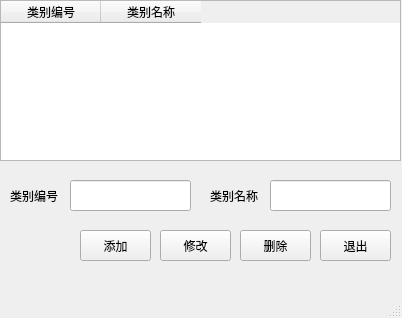
<?xml version="1.0" encoding="UTF-8"?>
<ui version="4.0">
 <class>MainWindow</class>
 <widget class="QMainWindow" name="MainWindow">
  <property name="geometry">
   <rect>
    <x>0</x>
    <y>0</y>
    <width>402</width>
    <height>318</height>
   </rect>
  </property>
  <property name="windowTitle">
   <string>考试类别设置</string>
  </property>
  <property name="windowIcon">
   <iconset>
    <normaloff>../image/favicon.ico</normaloff>../image/favicon.ico</iconset>
  </property>
  <widget class="QWidget" name="centralwidget">
   <widget class="QTableWidget" name="tableWidget">
    <property name="geometry">
     <rect>
      <x>0</x>
      <y>0</y>
      <width>401</width>
      <height>161</height>
     </rect>
    </property>
    <column>
     <property name="text">
      <string>类别编号</string>
     </property>
    </column>
    <column>
     <property name="text">
      <string>类别名称</string>
     </property>
    </column>
   </widget>
   <widget class="QLabel" name="label">
    <property name="geometry">
     <rect>
      <x>10</x>
      <y>180</y>
      <width>61</width>
      <height>31</height>
     </rect>
    </property>
    <property name="text">
     <string>类别编号</string>
    </property>
   </widget>
   <widget class="QLineEdit" name="lineEdit">
    <property name="geometry">
     <rect>
      <x>70</x>
      <y>180</y>
      <width>121</width>
      <height>31</height>
     </rect>
    </property>
   </widget>
   <widget class="QLabel" name="label_2">
    <property name="geometry">
     <rect>
      <x>210</x>
      <y>180</y>
      <width>61</width>
      <height>31</height>
     </rect>
    </property>
    <property name="text">
     <string>类别名称</string>
    </property>
   </widget>
   <widget class="QLineEdit" name="lineEdit_2">
    <property name="geometry">
     <rect>
      <x>270</x>
      <y>180</y>
      <width>121</width>
      <height>31</height>
     </rect>
    </property>
   </widget>
   <widget class="QPushButton" name="pushButton">
    <property name="geometry">
     <rect>
      <x>80</x>
      <y>230</y>
      <width>71</width>
      <height>31</height>
     </rect>
    </property>
    <property name="text">
     <string>添加</string>
    </property>
   </widget>
   <widget class="QPushButton" name="pushButton_2">
    <property name="geometry">
     <rect>
      <x>160</x>
      <y>230</y>
      <width>71</width>
      <height>31</height>
     </rect>
    </property>
    <property name="text">
     <string>修改</string>
    </property>
   </widget>
   <widget class="QPushButton" name="pushButton_3">
    <property name="geometry">
     <rect>
      <x>240</x>
      <y>230</y>
      <width>71</width>
      <height>31</height>
     </rect>
    </property>
    <property name="text">
     <string>删除</string>
    </property>
   </widget>
   <widget class="QPushButton" name="pushButton_4">
    <property name="geometry">
     <rect>
      <x>320</x>
      <y>230</y>
      <width>71</width>
      <height>31</height>
     </rect>
    </property>
    <property name="text">
     <string>退出</string>
    </property>
   </widget>
  </widget>
  <widget class="QMenuBar" name="menubar">
   <property name="geometry">
    <rect>
     <x>0</x>
     <y>0</y>
     <width>402</width>
     <height>23</height>
    </rect>
   </property>
  </widget>
  <widget class="QStatusBar" name="statusbar"/>
 </widget>
 <resources/>
 <connections/>
</ui>
